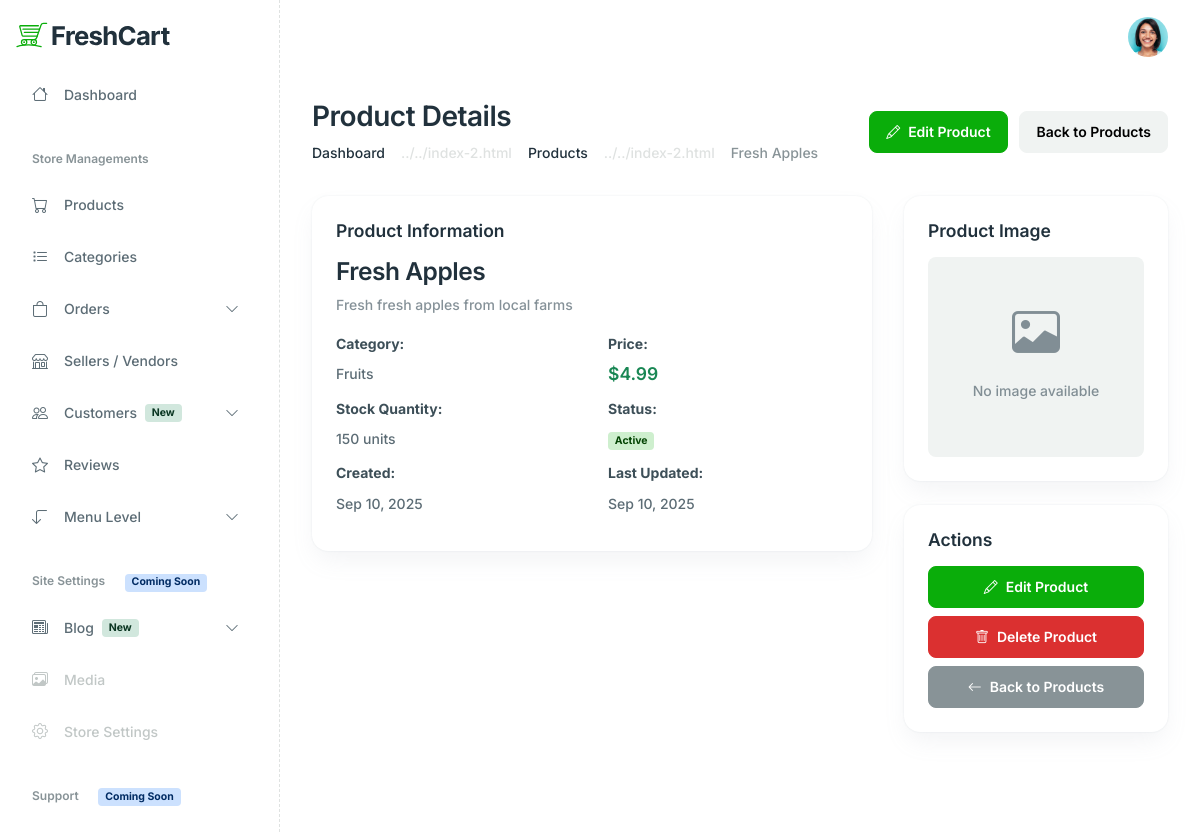
The page /dashboard/products/1/ (signed in) on the database its author committed.
### admin_dashboard/models.py (models this page shows, shortened)
class Product(models.Model):
    STATUS_CHOICES = [
        ('active', 'Active'),
        ('draft', 'Draft'),
        ('deactive', 'Deactive'),
    ]
    CATEGORY_CHOICES = [
        ('Dairy, Bread & Eggs', 'Dairy, Bread & Eggs'),
        ('Snacks & Munchies', 'Snacks & Munchies'),
        ('Fruits & Vegetables', 'Fruits & Vegetables'),
        ('Bakery & Biscuits', 'Bakery & Biscuits'),
        ('Instant Food', 'Instant Food'),
        ('Tea, Coffee & Drinks', 'Tea, Coffee & Drinks'),
        ('Atta, Rice & Dal', 'Atta, Rice & Dal'),
        ('Masala, Oil & More', 'Masala, Oil & More'),
        ('Sweet Tooth', 'Sweet Tooth'),
        ('Frozen Veg', 'Frozen Veg'),
        ('Frozen Non-Veg', 'Frozen Non-Veg'),
    ]
    name = models.CharField(max_length=200)
    description = models.TextField()
    price = models.DecimalField(max_digits=10, decimal_places=2)
    category = models.CharField(max_length=100, choices=CATEGORY_CHOICES)
    stock_quantity = models.IntegerField(default=0)
    image = models.ImageField(upload_to='products/', blank=True, null=True)
    status = models.CharField(max_length=20, choices=STATUS_CHOICES, default='active')
    created_at = models.DateTimeField(auto_now_add=True)
    updated_at = models.DateTimeField(auto_now=True)
    is_active = models.BooleanField(default=True)
    @property
    def status_display(self):
        return self.get_status_display()
    @property
    def status_badge_class(self):
        status_classes = {
            'active': 'bg-light-primary text-dark-primary',
            'draft': 'bg-light-warning text-dark-warning',
            'deactive': 'bg-light-danger text-dark-danger',
        }
        return status_classes.get(self.status, 'bg-light-secondary text-dark-secondary')
    class Meta:
        ordering = ['-created_at']

### admin_dashboard/views.py (the view)
# urls.py: path('products/<int:pk>/', views.product_detail, name='product_detail'),
@login_required(login_url='/auth/login/')
def product_detail(request, pk):
    product = get_object_or_404(Product, pk=pk)
    context = {
        'product': product,
    }
    return render(request, 'dashboard/product-detail.html', context)

### templates/dashboard/product-detail.html (shortened to what this page needs)
{% extends 'dashboard/base.html' %}
{% load static %}
{% block content %}
<main class="main-content-wrapper">
    <div class="container">
        <div class="row mb-8">
            <div class="col-md-12">
                <div class="d-md-flex justify-content-between align-items-center">
                    <div>
                        <h2>Product Details</h2>
                        <nav aria-label="breadcrumb">
                            <ol class="breadcrumb mb-0">
                                <li class="breadcrumb-item"><a href="{% url 'dashboard' %}" class="text-inherit">Dashboard</a></li>
                                <li class="breadcrumb-item"><a href="{% url 'products_list' %}" class="text-inherit">Products</a></li>
                                <li class="breadcrumb-item active" aria-current="page">{{ product.name }}</li>
                            </ol>
                        </nav>
                    </div>
                    <div>
                        <a href="{% url 'edit_product' product.pk %}" class="btn btn-primary me-2">
                            <i class="bi bi-pencil me-2"></i>Edit Product
                        </a>
                        <a href="{% url 'products_list' %}" class="btn btn-light">Back to Products</a>
                    </div>
                </div>
            </div>
        </div>
        <div class="row">
            <div class="col-lg-8 col-12">
                <div class="card mb-6 card-lg">
                    <div class="card-body p-6">
                        <h4 class="mb-4 h5">Product Information</h4>
                        <div class="row">
                            <div class="col-12 mb-4">
                                <h3>{{ product.name }}</h3>
                                <p class="text-muted mb-0">{{ product.description }}</p>
                            </div>
                            <div class="col-md-6 mb-3">
                                <label class="form-label fw-bold">Category:</label>
                                <p class="mb-0">{{ product.category }}</p>
                            </div>
                            <div class="col-md-6 mb-3">
                                <label class="form-label fw-bold">Price:</label>
                                <p class="mb-0 h5 text-success">${{ product.price }}</p>
                            </div>
                            <div class="col-md-6 mb-3">
                                <label class="form-label fw-bold">Stock Quantity:</label>
                                <p class="mb-0">{{ product.stock_quantity }} units</p>
                            </div>
                            <div class="col-md-6 mb-3">
                                <label class="form-label fw-bold">Status:</label>
                                <p class="mb-0">
                                    <span class="badge {{ product.status_badge_class }}">{{ product.status_display }}</span>
                                </p>
                            </div>
                            <div class="col-md-6 mb-3">
                                <label class="form-label fw-bold">Created:</label>
                                <p class="mb-0">{{ product.created_at|date:"M d, Y" }}</p>
                            </div>
                            <div class="col-md-6 mb-3">
                                <label class="form-label fw-bold">Last Updated:</label>
                                <p class="mb-0">{{ product.updated_at|date:"M d, Y" }}</p>
                            </div>
                        </div>
                    </div>
                </div>
            </div>
            <div class="col-lg-4 col-12">
                <div class="card mb-6 card-lg">
                    <div class="card-body p-6">
                        <h4 class="mb-4 h5">Product Image</h4>
                        {% if product.image %}
                            <img src="{{ product.image.url }}" alt="{{ product.name }}" class="img-fluid rounded">
                        {% else %}
                            <div class="bg-light rounded d-flex align-items-center justify-content-center" style="height: 200px;">
                                <div class="text-center">
                                    <i class="bi bi-image text-muted" style="font-size: 3rem;"></i>
                                    <p class="text-muted mt-2">No image available</p>
                                </div>
                            </div>
                        {% endif %}
                    </div>
                </div>
                <div class="card card-lg">
                    <div class="card-body p-6">
                        <h4 class="mb-4 h5">Actions</h4>
                        <div class="d-grid gap-2">
                            <a href="{% url 'edit_product' product.pk %}" class="btn btn-primary">
                                <i class="bi bi-pencil me-2"></i>Edit Product
                            </a>
                            <a href="{% url 'delete_product' product.pk %}" class="btn btn-danger" onclick="return confirm('Are you sure you want to delete this product?')">
                                <i class="bi bi-trash me-2"></i>Delete Product
                            </a>
                            <a href="{% url 'products_list' %}" class="btn btn-secondary">
                                <i class="bi bi-arrow-left me-2"></i>Back to Products
                            </a>
                        </div>
                    </div>
                </div>
            </div>
        </div>
    </div>
</main>
{% endblock %}

### rows shown on the page
Product: name "Fresh Apples", description "Fresh fresh apples from local farms", category "Fruits", price "4.99", stock_quantity "150", status_display "Active", created_at "Sep 10, 2025", updated_at "Sep 10, 2025"
